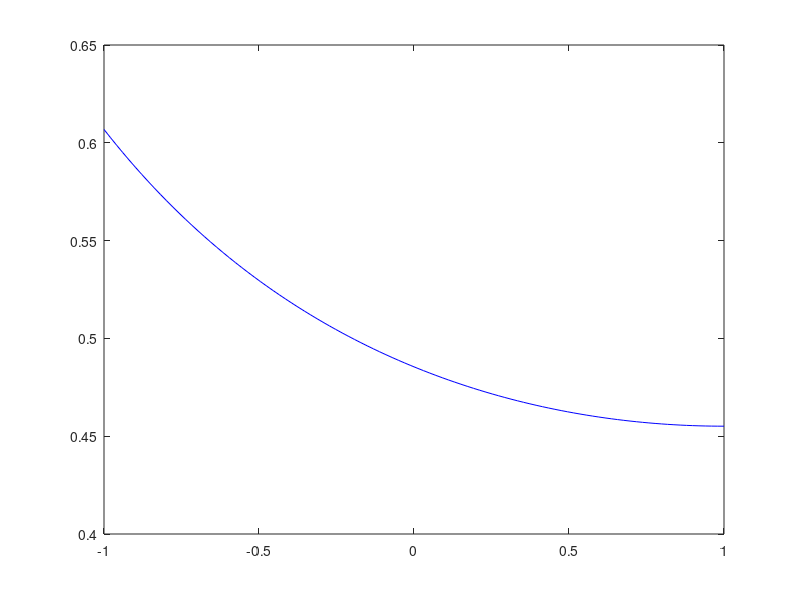
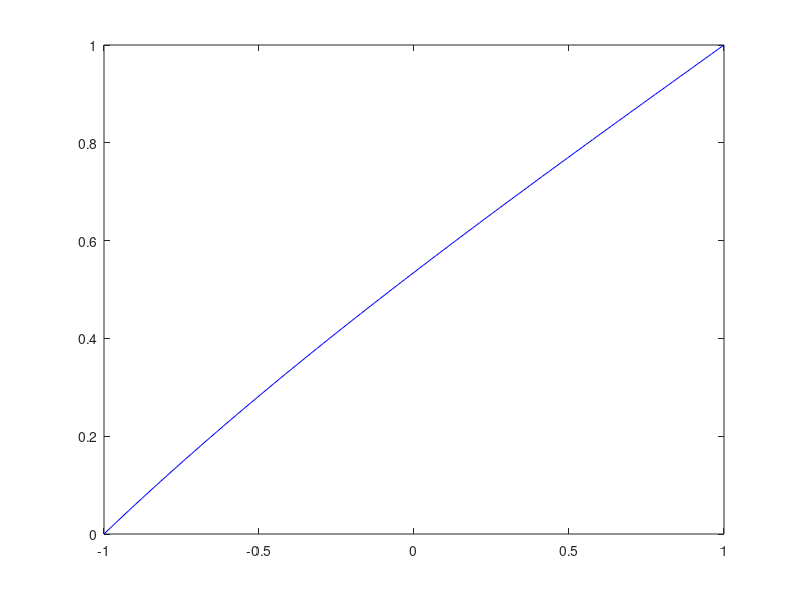
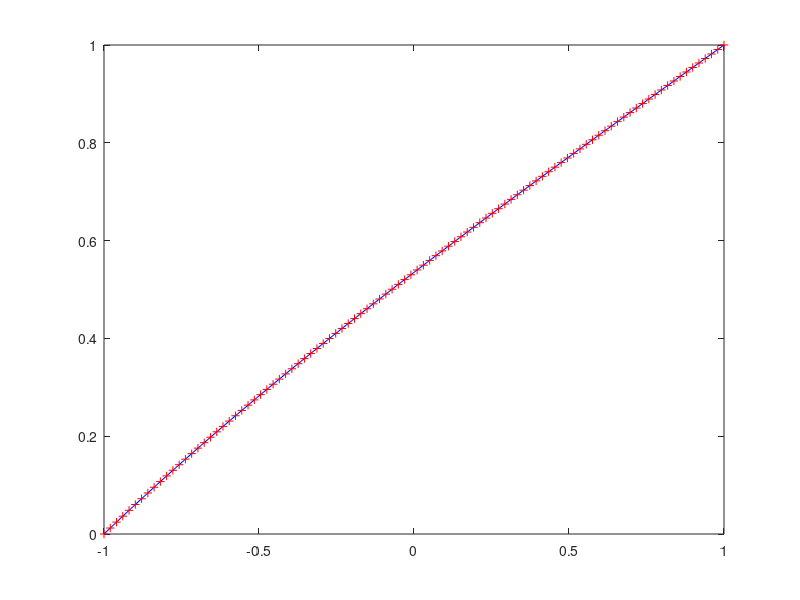
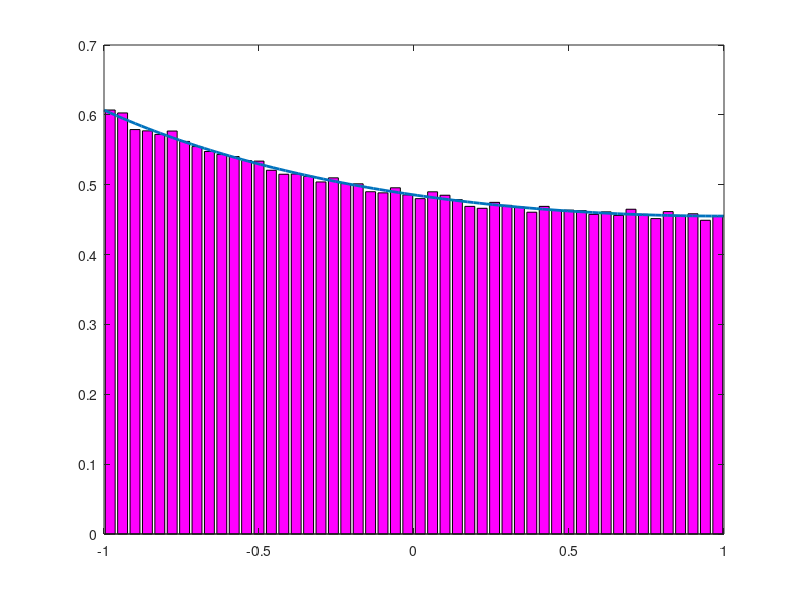

MATLAB code to generate these figures, in order:
clear all, close all, clc

% Check inverse transform sampling of H(eta), section 4.1.2 in Capillon,
% Desceliers & Soize (2016).

ug = 2;
mu = 0.5*log((ug-1)/(ug+1));

% Check pdf, cdf and inverse cdf
% %%%%%%%%%%%%%%%%%%%%%%%%%%%%%%
eta = linspace(-1,1,100);
pdf_H = @(eta) 2*ug./(mu*(eta.^2-2*eta+1-4*ug^2));      % Eq.(58), p.13

% Integrate pdf from eta=-1 to eta=1, see
% https://en.wikipedia.org/wiki/List_of_integrals_of_rational_functions,
% C = -1/(2*mu)*log((1+ug)/|1-ug|) = 1;
cdf_H = @ (eta) -1/mu*atanh((eta-1)/(2*ug))+1;  
inv_cdf_H = @(F) 1+2*ug*tanh(-mu*(F-1));

% % Alternative formulation
% cdf_eta = 1/(2*mu)*log(abs(((eta-1-2*ug)./(eta-1+2*ug))))+1;
% % plot integral
% figure()
% F1 = 1/(4*ug)*log(abs(((eta-1-2*ug)./(eta-1+2*ug))));
% F2 = -2/(4*ug)*atanh((eta-1)/(2*ug));
% plot(eta,F1,'b',eta,F2,'r')

% Plot pdf
figure()
plot(eta,pdf_H(eta),'b')

% Plot cdf
figure()
plot(eta,cdf_H(eta),'b')

% Plot cdf and inverse cdf
figure()
plot(eta,cdf_H(eta),'b',inv_cdf_H(cdf_H(eta)),cdf_H(eta),'r+')

% Check inverse transform sampling of H(eta)
% %%%%%%%%%%%%%%%%%%%%%%%%%%%%%%%%%%%%%%%%%%
Ns = 500000;

% Sample from uniform distribution (uniform random variable)
urv = rand(1,Ns);
Eta = inv_cdf_H(urv);

% Compare histogram of sampled eta and pdf of eta
figure()
[hy, hx] = hist(Eta,50);            % get histogram values
hy = hy/numel(Eta)/(hx(2)-hx(1));   % normalize histogram
bar(hx, hy,'m')                     % plot histogram
hold on
plot(eta,pdf_H(eta),'LineWidth',2)  % plot pdf



